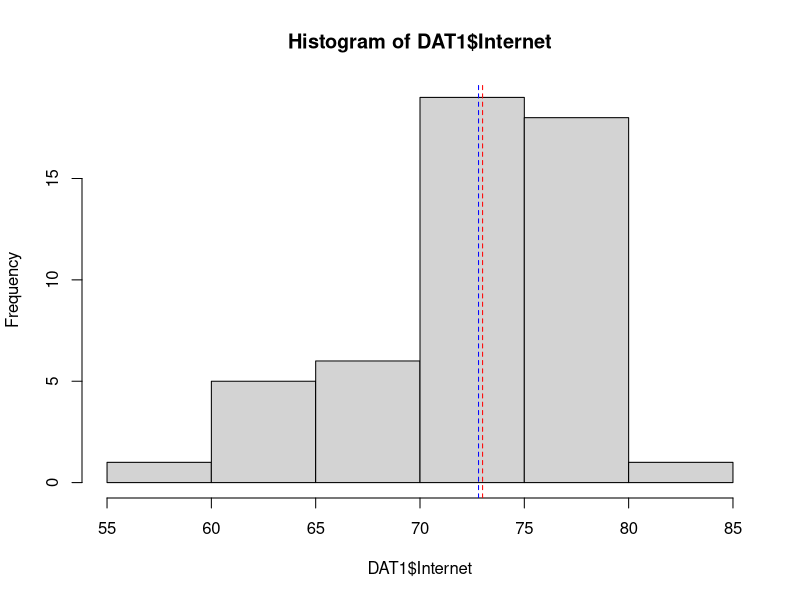
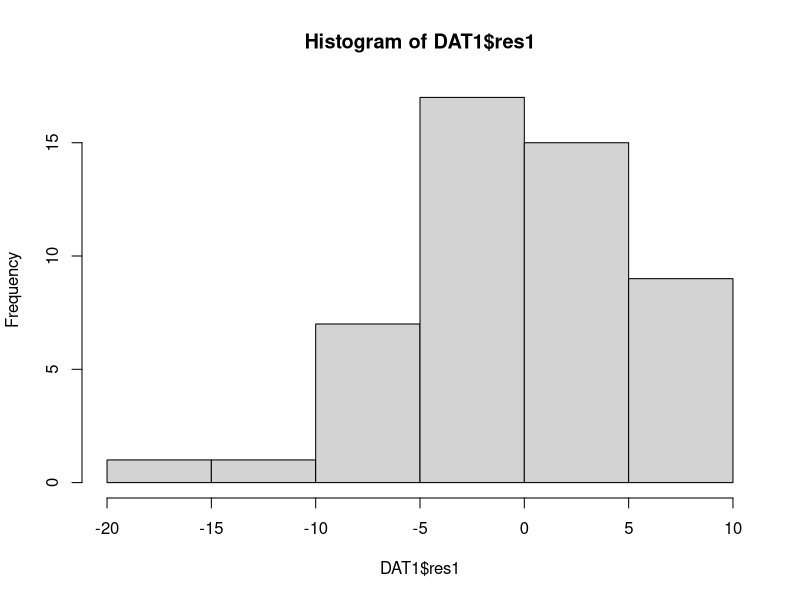
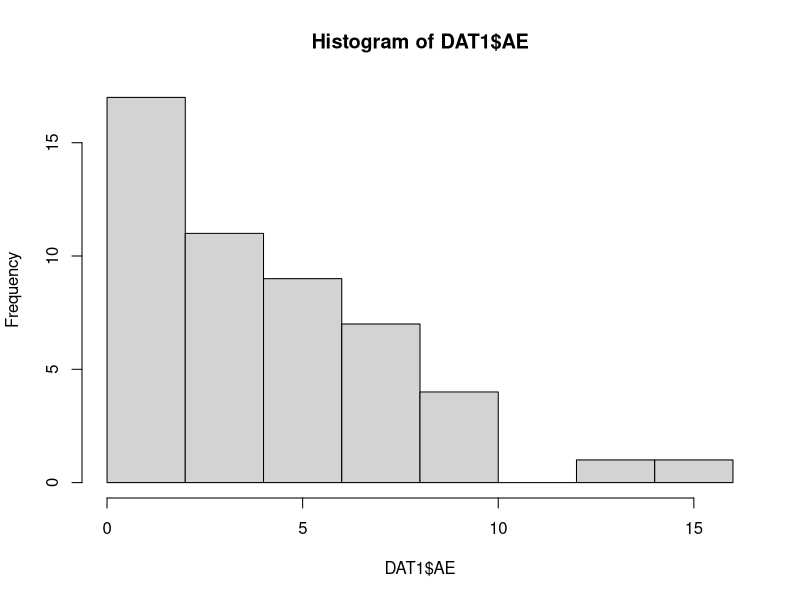
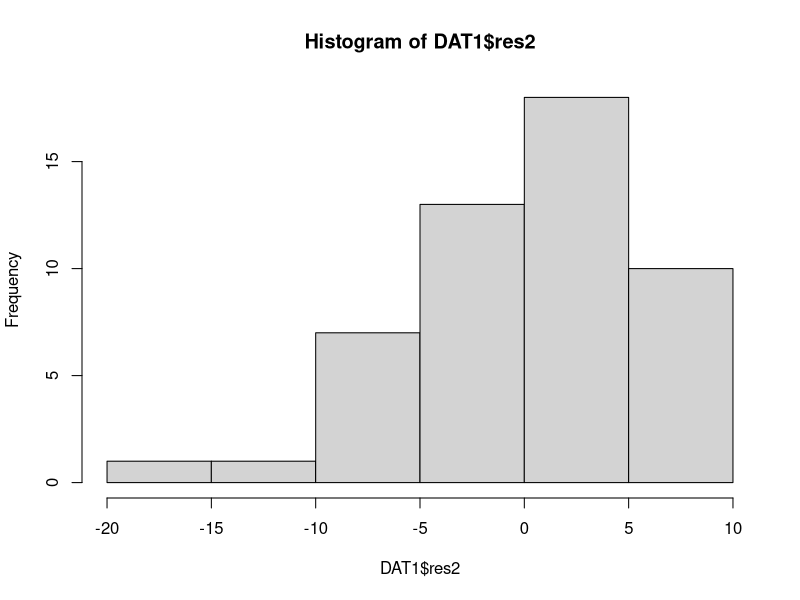
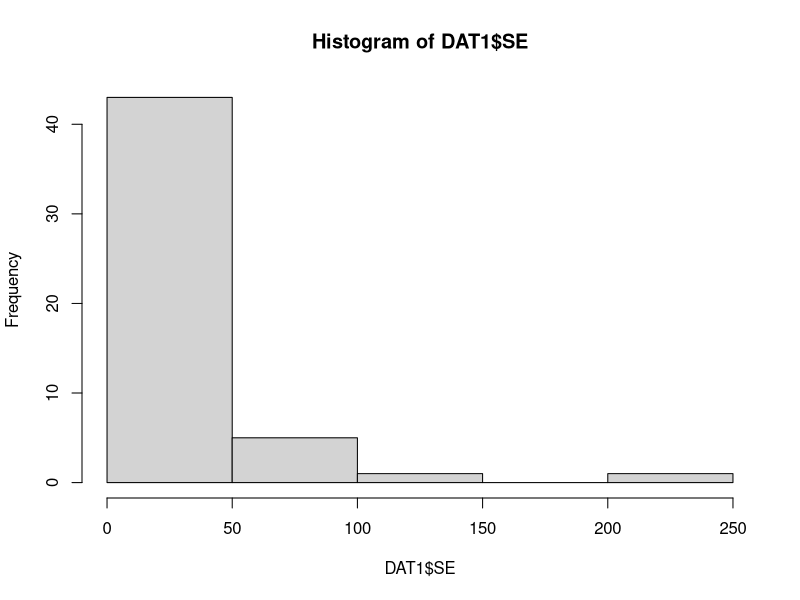

Source code (R) for these figures, in order:
## KINES 7103 Spring 2020
## Quantifying Errors
## by Keith Lohse, PhD 

## Setting the Directory -------------------------------------------------------
setwd("YOUR_DIRECTORY")

# let's see what is in the Data folder
list.files("./Data")

## Opening an example from the textbook ----------------------------------------
DAT1 <- read.table("./Data/ex1.1.txt", header = TRUE, sep = "")
head(DAT1)

median(DAT1$Internet)
mean(DAT1$Internet)


hist(DAT1$Internet)
abline(v=73, lty=2, col="red")
abline(v=72.806, lty=2, col="blue")

## Calculating the Sum of Absolute Errors --------------------------------------
DAT1$res1<-DAT1$Internet-median(DAT1$Internet)
summary(DAT1$res1)
hist(DAT1$res1)

DAT1$AE<-abs(DAT1$res1)
summary(DAT1$AE)
hist(DAT1$AE)

head(DAT1)

sum(DAT1$AE)


## Calculating the Sum of Squared Errors --------------------------------------
DAT1$res2<-DAT1$Internet-mean(DAT1$Internet)
summary(DAT1$res2)
hist(DAT1$res2)

DAT1$SE<-DAT1$res2^2
summary(DAT1$SE)
hist(DAT1$SE)

head(DAT1)

sum(DAT1$SE)
